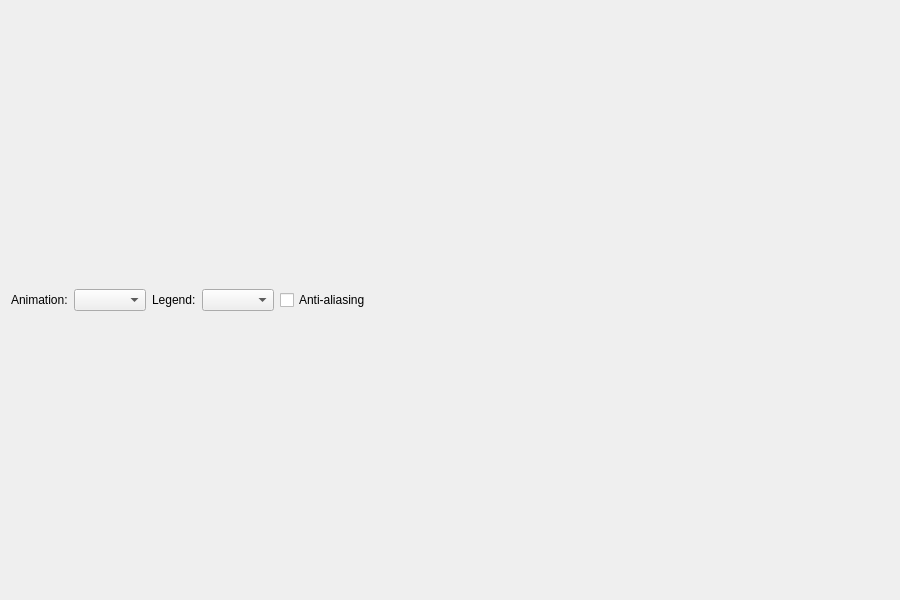
<?xml version="1.0" encoding="UTF-8"?>
<ui version="4.0">
 <class>ChartWidgetForm</class>
 <widget class="QWidget" name="ChartWidgetForm">
  <property name="geometry">
   <rect>
    <x>0</x>
    <y>0</y>
    <width>900</width>
    <height>600</height>
   </rect>
  </property>
  <layout class="QGridLayout" name="gridLayout">
   <item row="0" column="0" colspan="3">
    <layout class="QHBoxLayout" name="horizontalLayout">
     <item>
      <widget class="QLabel" name="animatedLabel">
       <property name="text">
        <string>Animation:</string>
       </property>
      </widget>
     </item>
     <item>
      <widget class="QComboBox" name="animatedComboBox"/>
     </item>
     <item>
      <widget class="QLabel" name="legendLabel">
       <property name="text">
        <string>Legend:</string>
       </property>
      </widget>
     </item>
     <item>
      <widget class="QComboBox" name="legendComboBox"/>
     </item>
     <item>
      <widget class="QCheckBox" name="antialiasCheckBox">
       <property name="text">
        <string>Anti-aliasing</string>
       </property>
       <property name="checked">
        <bool>false</bool>
       </property>
      </widget>
     </item>
     <item>
      <spacer name="horizontalSpacer">
       <property name="orientation">
        <enum>Qt::Horizontal</enum>
       </property>
       <property name="sizeHint" stdset="0">
        <size>
         <width>40</width>
         <height>20</height>
        </size>
       </property>
      </spacer>
     </item>
    </layout>
   </item>
  </layout>
 </widget>
 <resources/>
 <connections>
  <connection>
   <sender>antialiasCheckBox</sender>
   <signal>toggled(bool)</signal>
   <receiver>ChartWidgetForm</receiver>
   <slot>updateUI()</slot>
   <hints>
    <hint type="sourcelabel">
     <x>20</x>
     <y>20</y>
    </hint>
    <hint type="destinationlabel">
     <x>20</x>
     <y>20</y>
    </hint>
   </hints>
  </connection>
  <connection>
   <sender>legendComboBox</sender>
   <signal>currentIndexChanged(int)</signal>
   <receiver>ChartWidgetForm</receiver>
   <slot>updateUI()</slot>
   <hints>
    <hint type="sourcelabel">
     <x>20</x>
     <y>20</y>
    </hint>
    <hint type="destinationlabel">
     <x>20</x>
     <y>20</y>
    </hint>
   </hints>
  </connection>
  <connection>
   <sender>animatedComboBox</sender>
   <signal>currentIndexChanged(int)</signal>
   <receiver>ChartWidgetForm</receiver>
   <slot>updateUI()</slot>
   <hints>
    <hint type="sourcelabel">
     <x>20</x>
     <y>20</y>
    </hint>
    <hint type="destinationlabel">
     <x>20</x>
     <y>20</y>
    </hint>
   </hints>
  </connection>
 </connections>
 <slots>
  <slot>updateUI()</slot>
 </slots>
</ui>
